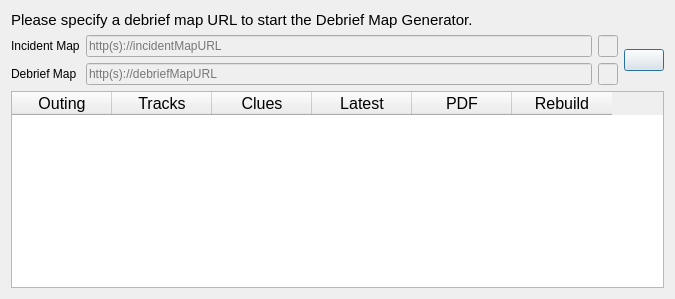
<?xml version="1.0" encoding="UTF-8"?>
<ui version="4.0">
 <class>DebriefDialog</class>
 <widget class="QDialog" name="DebriefDialog">
  <property name="geometry">
   <rect>
    <x>0</x>
    <y>0</y>
    <width>675</width>
    <height>299</height>
   </rect>
  </property>
  <property name="windowTitle">
   <string>Debrief Map Generator</string>
  </property>
  <layout class="QHBoxLayout" name="horizontalLayout">
   <item>
    <layout class="QVBoxLayout" name="verticalLayout">
     <item>
      <widget class="QLabel" name="debriefDialogLabel">
       <property name="font">
        <font>
         <pointsize>11</pointsize>
        </font>
       </property>
       <property name="text">
        <string>Please specify a debrief map URL to start the Debrief Map Generator.</string>
       </property>
       <property name="wordWrap">
        <bool>true</bool>
       </property>
      </widget>
     </item>
     <item>
      <layout class="QGridLayout" name="gridLayout" columnstretch="0,0,0,0">
       <item row="1" column="1">
        <widget class="QLineEdit" name="incidentMapField">
         <property name="enabled">
          <bool>false</bool>
         </property>
         <property name="placeholderText">
          <string>http(s)://incidentMapURL</string>
         </property>
        </widget>
       </item>
       <item row="1" column="3" rowspan="2">
        <widget class="QPushButton" name="debriefOptionsButton">
         <property name="text">
          <string/>
         </property>
         <property name="icon">
          <iconset resource="plans_console.qrc">
           <normaloff>:/plans_console/options_icon.png</normaloff>:/plans_console/options_icon.png</iconset>
         </property>
        </widget>
       </item>
       <item row="1" column="0">
        <widget class="QLabel" name="incidentMapLabel">
         <property name="text">
          <string>Incident Map</string>
         </property>
        </widget>
       </item>
       <item row="1" column="2">
        <widget class="QLineEdit" name="incidentLinkLight">
         <property name="enabled">
          <bool>false</bool>
         </property>
         <property name="sizePolicy">
          <sizepolicy hsizetype="Fixed" vsizetype="Fixed">
           <horstretch>0</horstretch>
           <verstretch>0</verstretch>
          </sizepolicy>
         </property>
         <property name="maximumSize">
          <size>
           <width>20</width>
           <height>16777215</height>
          </size>
         </property>
        </widget>
       </item>
       <item row="2" column="0">
        <widget class="QLabel" name="debriefMapLabel">
         <property name="text">
          <string>Debrief Map</string>
         </property>
        </widget>
       </item>
       <item row="2" column="1">
        <widget class="QLineEdit" name="debriefMapField">
         <property name="enabled">
          <bool>false</bool>
         </property>
         <property name="placeholderText">
          <string>http(s)://debriefMapURL</string>
         </property>
        </widget>
       </item>
       <item row="2" column="2">
        <widget class="QLineEdit" name="debriefLinkLight">
         <property name="enabled">
          <bool>false</bool>
         </property>
         <property name="sizePolicy">
          <sizepolicy hsizetype="Fixed" vsizetype="Fixed">
           <horstretch>0</horstretch>
           <verstretch>0</verstretch>
          </sizepolicy>
         </property>
         <property name="maximumSize">
          <size>
           <width>20</width>
           <height>16777215</height>
          </size>
         </property>
        </widget>
       </item>
      </layout>
     </item>
     <item>
      <widget class="QTableWidget" name="tableWidget">
       <property name="font">
        <font>
         <pointsize>12</pointsize>
        </font>
       </property>
       <property name="selectionMode">
        <enum>QAbstractItemView::NoSelection</enum>
       </property>
       <attribute name="verticalHeaderVisible">
        <bool>false</bool>
       </attribute>
       <attribute name="verticalHeaderHighlightSections">
        <bool>false</bool>
       </attribute>
       <column>
        <property name="text">
         <string>Outing</string>
        </property>
       </column>
       <column>
        <property name="text">
         <string>Tracks</string>
        </property>
       </column>
       <column>
        <property name="text">
         <string>Clues</string>
        </property>
       </column>
       <column>
        <property name="text">
         <string>Latest</string>
        </property>
       </column>
       <column>
        <property name="text">
         <string>PDF</string>
        </property>
       </column>
       <column>
        <property name="text">
         <string>Rebuild</string>
        </property>
       </column>
      </widget>
     </item>
    </layout>
   </item>
  </layout>
 </widget>
 <resources>
  <include location="plans_console.qrc"/>
 </resources>
 <connections/>
 <slots>
  <slot>debriefOptionsButtonClicked()</slot>
 </slots>
</ui>
